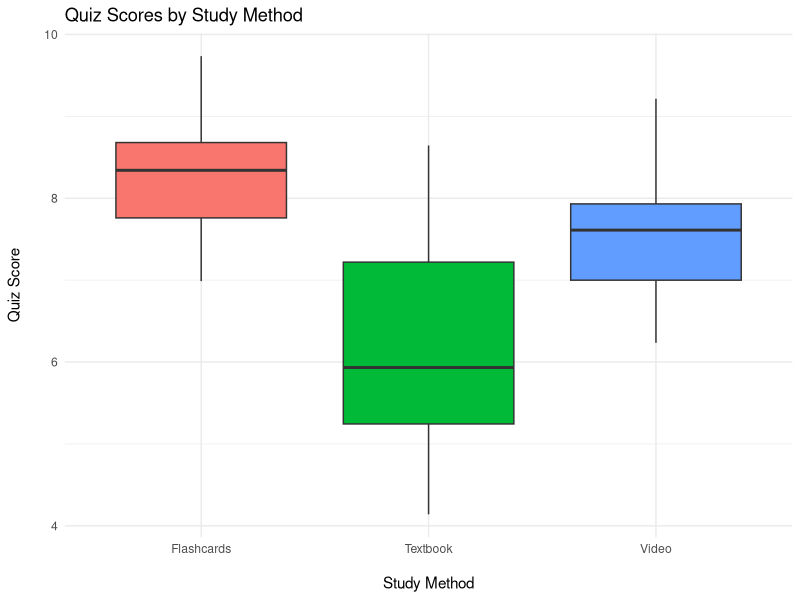

The R source for this figure:
## ---- chunk 1
library(dplyr)
library(ggplot2)

set.seed(123)

study_data <- data.frame(
  method = rep(c("Video", "Textbook", "Flashcards"), each = 15),
  score = c(
    rnorm(15, mean = 7.5, sd = 1),    # Video
    rnorm(15, mean = 6.5, sd = 1.2),  # Textbook
    rnorm(15, mean = 8.0, sd = 0.8)   # Flashcards
  )
)

head(study_data)
## ---- chunk 2
ggplot(study_data, aes(x = method, y = score, fill = method)) +
  geom_boxplot() +
  labs(
    title = "Quiz Scores by Study Method",
    x = "\nStudy Method",
    y = "Quiz Score\n"
  ) +
  theme_minimal() +
  theme(legend.position = "none")
## ---- chunk 3
#| echo: true
anova_result <- aov(score ~ method, data = study_data)
summary(anova_result)
## ---- chunk 4
#| echo: true
TukeyHSD(anova_result)
